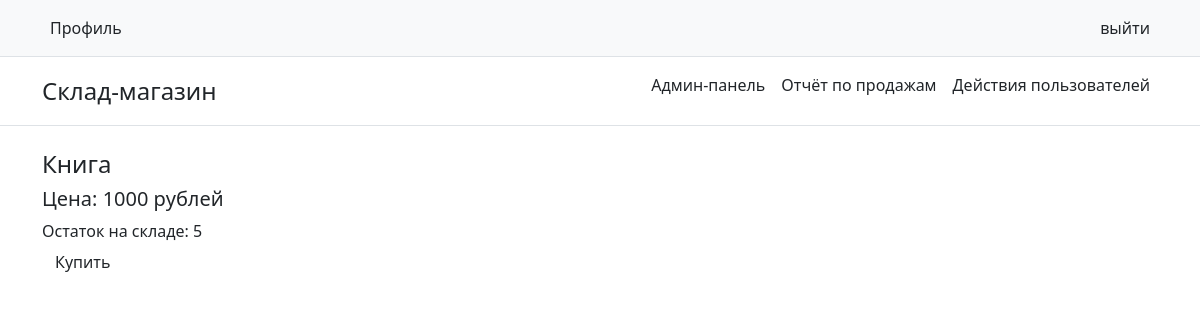
The page /product/1 (signed in) on the database as committed earlier.
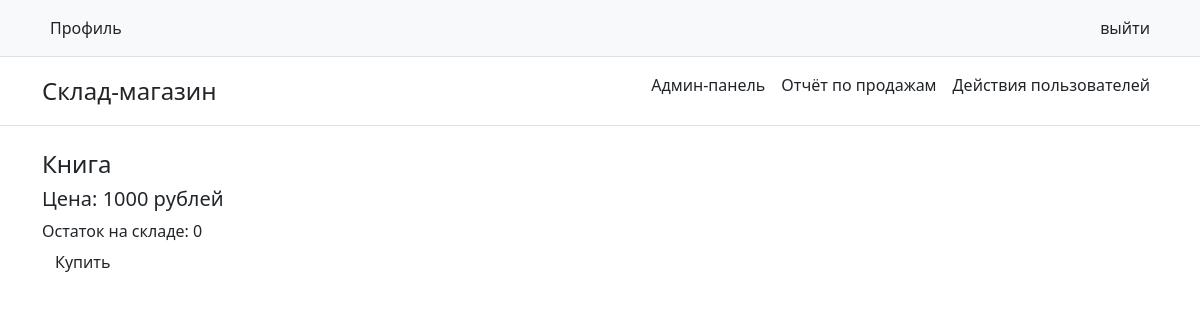
The same page on the database as committed later.
### logic/models.py (models this page shows, shortened)
class Tovar(models.Model):
    name = models.CharField(max_length=100, verbose_name='Название', default='')
    category = models.ForeignKey(Category, on_delete=models.PROTECT)
    count = models.IntegerField(verbose_name='Количество товаров на складе')
    srok_godosti = models.IntegerField(verbose_name='Гарантийний срок(в днях)')
    price = models.IntegerField(verbose_name='цена')
    suppilers = models.ManyToManyField(Suppliers)
    class Meta:
        verbose_name = 'Товар'
        verbose_name_plural = 'Товары'

### logic/views.py (the view)
# urls.py: path('product/<int:pk>', show_curr_tovar, name='show_curr_tovar'),
def show_curr_tovar(request, pk):
    tovar = get_object_or_404(Tovar, id=pk)
    return render(request, 'pages/curr_tovar.html', {'tovar': tovar})

### templates/pages/curr_tovar.html
{% extends 'index.html' %}
{% block content %}
    <h4>{{ tovar.name }}</h4>
    <h5>Цена: {{ tovar.price }} рублей</h5>
    <div>Остаток на складе: {{ tovar.count }}</div>
    <a href="/buy/{{ tovar.id }}" class="btn">Купить</a>
{% endblock %}

Rows that differ between the two databases and show on the page:
changed Tovar "Книга": count "5" → "0"
